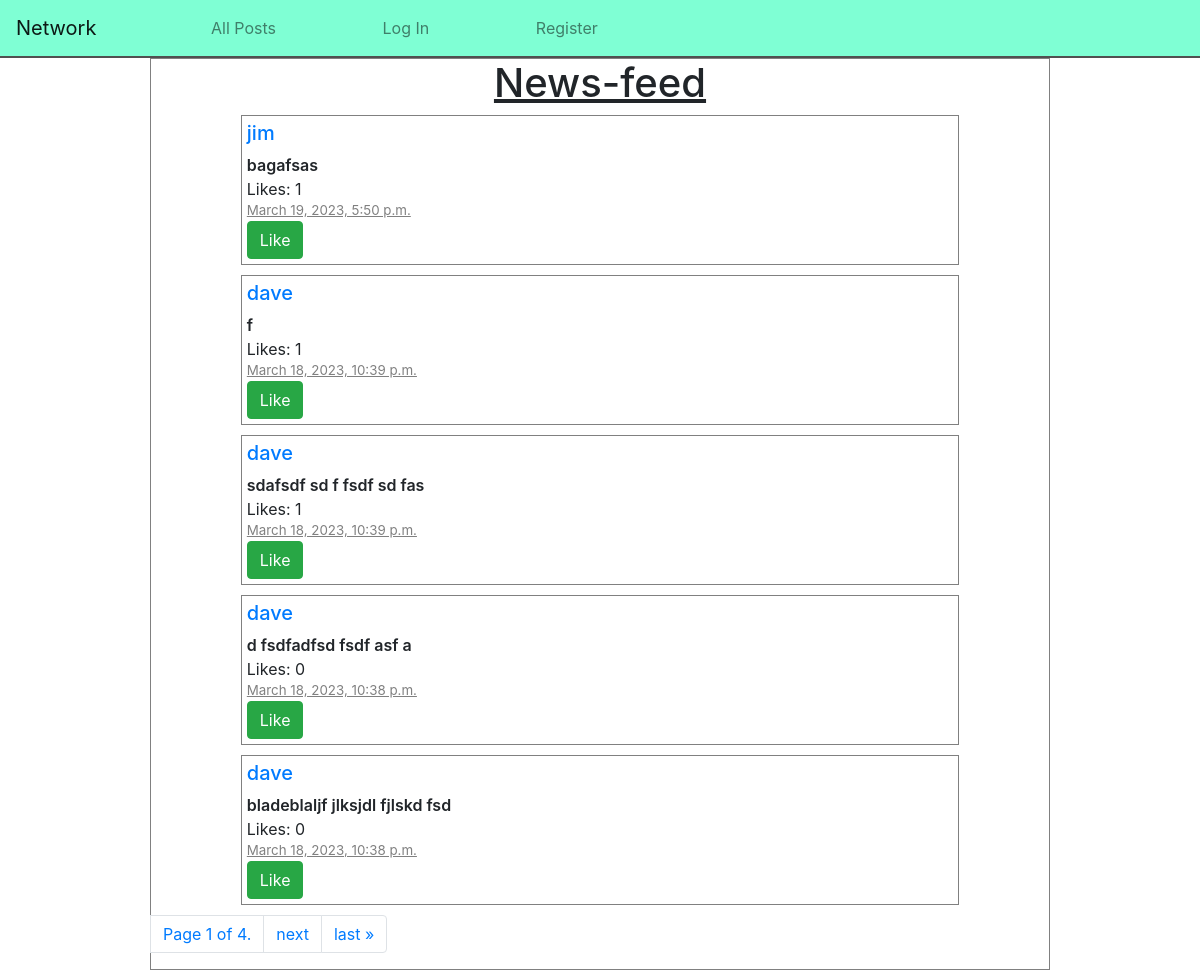
The page / on the database its author committed.
### network/models.py (models this page shows)
class Post(models.Model):
    user = models.ForeignKey("User", on_delete=models.CASCADE, related_name="posts")
    content = models.TextField(blank=True)
    timestamp = models.DateTimeField(auto_now_add=True)
    likes = models.ManyToManyField('User', symmetrical=False, related_name='post_likes')

class User(AbstractUser):
    following = models.ManyToManyField('self', symmetrical=False, related_name='user_following')
    followers = models.ManyToManyField('self', symmetrical=False, related_name='user_followers')

### network/views.py (the view, shortened to what this page needs)
# urls.py: path("", views.index, name="index"),
def index(request):
    new_post = createPost()
    all_posts = Post.objects.all().order_by('-timestamp')
    paginator = Paginator(all_posts, 5)
    page_number = request.GET.get('page')
    page_obj = paginator.get_page(page_number)
    return render(request, "network/index.html", {
        "new_post": new_post,
        "posts": all_posts,
        "page_obj": page_obj
    })

### network/templates/network/index.html (shortened to what this page needs)
{% extends "network/layout.html" %}
{% load static %}
{% block body %}
<div id="feed">
    <h1>News-feed</h1>
{% for post in page_obj %}
<div id="post" data-post-id="{{ post.id }}">
    <h5><a href="{% url 'profile' username=post.user %}">{{ post.user }}</a></h5>
    <div id="body">{{ post.content }}</div>
    <div id="likes">Likes: {{ post.likes.count }}</div>
    <div id="time">{{ post.timestamp }}</div>
    {% if request.user in post.likes.all %}
        <button id="like" data-post-id="{{ post.id }}" class="btn btn-danger">Unlike</button>
    {% else %}
        <button id="like" data-post-id="{{ post.id }}" class="btn btn-success">Like</button>
    {% endif %}
</div>
{% endfor %}
    <div class="pagination">
        <ul class="step-links pagination">
            <span class="current">
                <li class="page-item page-link">Page {{ page_obj.number }} of {{ page_obj.paginator.num_pages }}.</li>
            </span>
            {% if page_obj.has_next %}
                <li class="page-item"><a class="page-link" href="?page={{ page_obj.next_page_number }}">next</a></li>
                <li class="page-item"><a class="page-link" href="?page={{ page_obj.paginator.num_pages }}">last &raquo;</a></li>
            {% endif %}
        </ul>
    </div>
</div>
{% endblock %}

### network/templates/network/layout.html (shortened to what this page needs)
{% load static %}
<!DOCTYPE html>
<html lang="en">
    <head>
        <link rel="stylesheet" href="https://cdn.jsdelivr.net/npm/bootstrap-icons@1.8.1/font/bootstrap-icons.css">
        <link rel="stylesheet" href="https://stackpath.bootstrapcdn.com/bootstrap/4.4.1/css/bootstrap.min.css">
        <link href="{% static 'network/styles.css' %}" rel="stylesheet">
    </head>
    <body>
        <nav class="navbar navbar-expand-lg navbar-light">
            <a id="brand" class="navbar-brand" href="#">Network</a>
              <ul id="links" class="navbar-nav">
                <li class="nav-item">
                  <a class="nav-link" href="{% url 'index' %}">All Posts</a>
                </li>
                {% if user.is_authenticated %}
                    <li class="nav-item">
                        <a class="nav-link" href="{% url 'following' %}">Following</a>
                    </li>
                    <li class="nav-item">
                        <a class="nav-link" href="{% url 'logout' %}">Log Out</a>
                    </li>
                {% else %}
                    <li class="nav-item">
                        <a class="nav-link" href="{% url 'login' %}">Log In</a>
                    </li>
                    <li class="nav-item">
                        <a class="nav-link" href="{% url 'register' %}">Register</a>
                    </li>
                {% endif %}
              </ul>
          </nav>
        <div class="body">
            {% block body %}
            {% endblock %}
        </div>
    </body>
</html>

### network/static/network/styles.css (style rules this page uses)
nav { display: flex; width: 100%; align-items: center; justify-content: space-between; background-color: aquamarine; border-bottom: 2px solid rgb(80, 80, 80); }
#links { display: flex; flex-direction: row; width: 50%; justify-content: space-evenly; }
#feed { width: 75%; margin: auto; border: 1px solid grey; }
#feed h1 { text-align: center; text-decoration: underline; }
#post { width: 80%; margin: auto; border: 1px solid gray; margin-bottom: 10px; padding: 5px; }
#time { font-size: smaller; color: gray; text-decoration:underline; }
#body { font-weight: 600; }

### rows shown on the page
Post: user "jim", content "bagafsas", likes.count "1", timestamp "March 19, 2023, 5:50 p.m."
Post: user "dave", content "f", likes.count "1", timestamp "March 18, 2023, 10:39 p.m."
Post: user "dave", content "sdafsdf sd f fsdf sd fas", likes.count "1", timestamp "March 18, 2023, 10:39 p.m."
Post: user "dave", content "d fsdfadfsd fsdf asf a", likes.count "0", timestamp "March 18, 2023, 10:38 p.m."
Post: user "dave", content "bladeblaljf jlksjdl fjlskd fsd", likes.count "0", timestamp "March 18, 2023, 10:38 p.m."

### other values the page prints
{{ page_obj.number }} "1"
{{ page_obj.paginator.num_pages }} "4"
